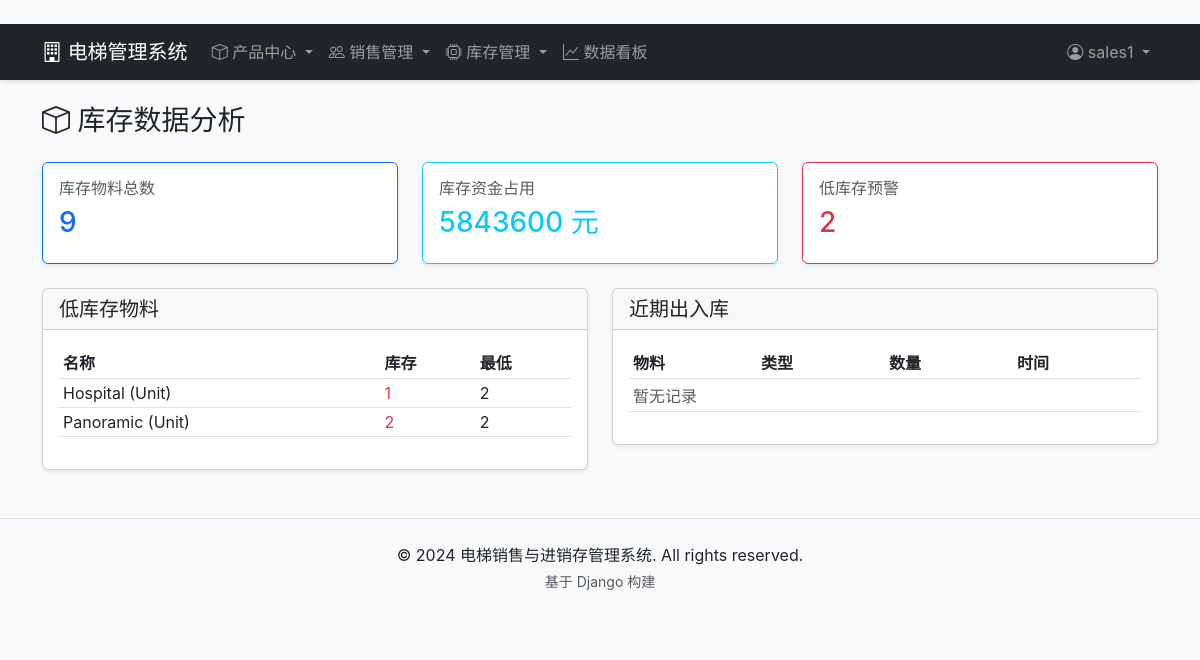
The page /analytics/inventory/ (signed in) on the database its author committed.
### apps/inventory/models.py (models this page shows, shortened)
class InventoryItem(models.Model):
    product = models.OneToOneField(
        "products.Product", on_delete=models.CASCADE,
        related_name="inventory", verbose_name="产品", null=True, blank=True
    )
    sku = models.CharField("SKU编码", max_length=100, unique=True)
    name = models.CharField("物料名称", max_length=200)
    category = models.CharField("物料分类", max_length=50, choices=[
        ("elevator", "电梯成品"),
        ("accessory", "配件"),
        ("part", "零部件"),
        ("consumable", "耗材"),
    ], default="elevator")
    unit = models.CharField("单位", max_length=20, default="台",
                            help_text="如：台、个、套、米")
    warehouse = models.ForeignKey(
        Warehouse, on_delete=models.SET_NULL, null=True, blank=True,
        related_name="items", verbose_name="所在仓库"
    )
    quantity = models.IntegerField("当前库存数量", default=0)
    min_quantity = models.IntegerField("最低库存量", default=0,
                                        help_text="低于此数量触发预警")
    cost_price = models.DecimalField("成本单价(元)", max_digits=10, decimal_places=2, default=0)
    selling_price = models.DecimalField("销售单价(元)", max_digits=10, decimal_places=2, default=0)
    location = models.CharField("库位", max_length=100, blank=True)
    notes = models.TextField("备注", blank=True)
    is_active = models.BooleanField("是否启用", default=True)
    created_at = models.DateTimeField("创建时间", auto_now_add=True)
    updated_at = models.DateTimeField("更新时间", auto_now=True)
    class Meta:
        verbose_name = "库存条目"
        verbose_name_plural = "库存条目"
        ordering = ["sku"]

### apps/analytics/views.py (the view)
# urls.py: path("inventory/", views.InventoryAnalyticsView.as_view(), name="inventory"),
class InventoryAnalyticsView(LoginRequiredMixin, TemplateView):
    template_name = "analytics/inventory_analytics.html"
    def get_context_data(self, **kwargs):
        context = super().get_context_data(**kwargs)
        items = InventoryItem.objects.filter(is_active=True)
        total_stock_value = sum(
            (item.quantity * item.cost_price) for item in items if item.cost_price
        )
        context["total_stock_value"] = total_stock_value
        context["total_items"] = items.count()
        context["low_stock_items"] = items.filter(
            quantity__lte=F("min_quantity")
        ).exclude(min_quantity=0).order_by("quantity")[:20]
        context["recent_movements"] = StockMovement.objects.all().order_by("-created_at")[:20]
        return context

### templates/analytics/inventory_analytics.html (shortened to what this page needs)
﻿{% extends "base.html" %}
{% block content %}
<h1 class="h3 mb-4"><i class="bi bi-box"></i> 库存数据分析</h1>
<div class="row g-4 mb-4">
    <div class="col-md-4">
        <div class="card border-primary shadow-sm">
            <div class="card-body">
                <h6 class="text-muted">库存物料总数</h6>
                <h3 class="text-primary">{{ total_items }}</h3>
            </div>
        </div>
    </div>
    <div class="col-md-4">
        <div class="card border-info shadow-sm">
            <div class="card-body">
                <h6 class="text-muted">库存资金占用</h6>
                <h3 class="text-info">{{ total_stock_value|floatformat:0 }} 元</h3>
            </div>
        </div>
    </div>
    <div class="col-md-4">
        <div class="card border-danger shadow-sm">
            <div class="card-body">
                <h6 class="text-muted">低库存预警</h6>
                <h3 class="text-danger">{{ low_stock_items|length }}</h3>
            </div>
        </div>
    </div>
</div>
<div class="row g-4">
    <div class="col-md-6">
        <div class="card shadow-sm">
            <div class="card-header"><h5 class="mb-0">低库存物料</h5></div>
            <div class="card-body">
                <table class="table table-sm">
                    <thead><tr><th>名称</th><th>库存</th><th>最低</th></tr></thead>
                    <tbody>
                        {% for item in low_stock_items %}
                        <tr><td>{{ item.name }}</td><td class="text-danger">{{ item.quantity }}</td><td>{{ item.min_quantity }}</td></tr>
                        {% empty %}
                        <tr><td colspan="3" class="text-muted">无低库存物料</td></tr>
                        {% endfor %}
                    </tbody>
                </table>
            </div>
        </div>
    </div>
    <div class="col-md-6">
        <div class="card shadow-sm">
            <div class="card-header"><h5 class="mb-0">近期出入库</h5></div>
            <div class="card-body">
                <table class="table table-sm">
                    <thead><tr><th>物料</th><th>类型</th><th>数量</th><th>时间</th></tr></thead>
                    <tbody>
                        {% for m in recent_movements %}
                        <tr>
                            <td>{{ m.item.name }}</td>
                            <td><span class="badge bg-info">{{ m.get_movement_type_display }}</span></td>
                            <td>{{ m.quantity }}</td>
                            <td>{{ m.created_at|date:"Y-m-d" }}</td>
                        </tr>
                        {% empty %}
                        <tr><td colspan="4" class="text-muted">暂无记录</td></tr>
                        {% endfor %}
                    </tbody>
                </table>
            </div>
        </div>
    </div>
</div>
{% endblock %}

### templates/base.html (shortened to what this page needs)
﻿<!DOCTYPE html>
{% load static %}
<html lang="zh-CN">
<head>
    <link href="https://cdn.bootcdn.net/ajax/libs/bootstrap/5.3.0/css/bootstrap.min.css" rel="stylesheet">
    <link href="https://cdn.bootcdn.net/ajax/libs/bootstrap-icons/1.10.5/font/bootstrap-icons.min.css" rel="stylesheet">
    <link href="{% static 'css/style.css' %}" rel="stylesheet">
</head>
<body>
    <nav class="navbar navbar-expand-lg navbar-dark bg-dark">
        <div class="container">
            <a class="navbar-brand" href="/">
                <i class="bi bi-building"></i> 电梯管理系统
            </a>
            <div class="collapse navbar-collapse" id="navbarNav">
                <ul class="navbar-nav me-auto">
                    <li class="nav-item dropdown">
                        <a class="nav-link dropdown-toggle" href="#" role="button" data-bs-toggle="dropdown">
                            <i class="bi bi-box"></i> 产品中心
                        </a>
                    </li>
                    {% if user.is_authenticated %}
                    <li class="nav-item dropdown">
                        <a class="nav-link dropdown-toggle" href="#" role="button" data-bs-toggle="dropdown">
                            <i class="bi bi-people"></i> 销售管理
                        </a>
                    </li>
                    <li class="nav-item dropdown">
                        <a class="nav-link dropdown-toggle" href="#" role="button" data-bs-toggle="dropdown">
                            <i class="bi bi-cpu"></i> 库存管理
                        </a>
                    </li>
                    <li class="nav-item">
                        <a class="nav-link" href="{% url 'analytics:dashboard' %}">
                            <i class="bi bi-graph-up"></i> 数据看板
                        </a>
                    </li>
                    {% endif %}
                </ul>
                <ul class="navbar-nav">
                    {% if user.is_authenticated %}
                    <li class="nav-item dropdown">
                        <a class="nav-link dropdown-toggle" href="#" role="button" data-bs-toggle="dropdown">
                            <i class="bi bi-person-circle"></i> {{ user.username }}
                        </a>
                    </li>
                    {% else %}
                    <li class="nav-item">
                        <a class="nav-link" href="{% url 'admin:login' %}">登录</a>
                    </li>
                    {% endif %}
                </ul>
            </div>
        </div>
    </nav>
    <main class="container my-4">
        {% block content %}{% endblock %}
    </main>
    <footer class="bg-light text-center py-4 mt-5 border-top">
        <div class="container">
            <p class="mb-1">&copy; 2024 电梯销售与进销存管理系统. All rights reserved.</p>
            <p class="text-muted small">基于 Django 构建</p>
        </div>
    </footer>
</body>
</html>

### static/css/style.css (style rules this page uses)
.navbar { box-shadow: 0 2px 4px rgba(0,0,0,0.1); }
.table > thead > tr > th { white-space: nowrap; font-weight: 600; }

### rows shown on the page
InventoryItem: name "Hospital (Unit)", quantity "1", min_quantity "2"
InventoryItem: name "Panoramic (Unit)", quantity "2", min_quantity "2"

### other values the page prints
{{ user.username }} "sales1"
{{ total_items }} "9"
{{ total_stock_value|floatformat:0 }} "5843600"
{{ low_stock_items|length }} "2"
